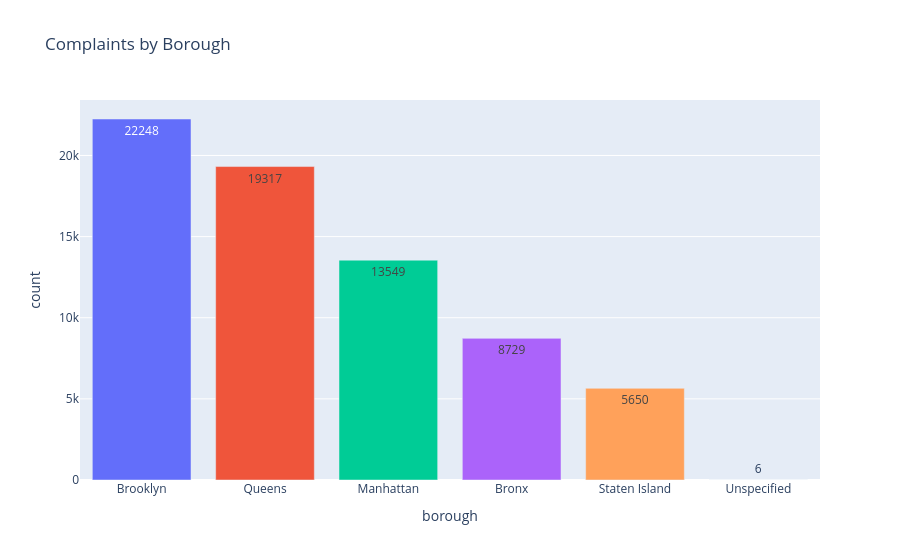

The notebook cell saved with this chart:
### Markdown cell above
**Insight:** Sanitation (16,096) and Water (15,331) are the two largest categories, followed by Roads and Environment. Electricity is the smallest module (5,166) — this is expected, since NYC 311 does not route power outages through a dedicated agency; most electrical complaints are captured indirectly through DOT streetlight reports. This imbalance should be considered when training classification models in Phase 6.

### Code cell
borough_counts = df['borough'].value_counts().reset_index()
borough_counts.columns = ['borough', 'count']

fig = px.bar(
    borough_counts,
    x='borough', y='count',
    title='Complaints by Borough',
    color='borough',
    text='count'
)
fig.update_layout(showlegend=False)
fig.show()

### Figure 1 — Plotly figure (JSON) as saved in the notebook; plotly's stock layout.template omitted (floating-point values rounded to 4 significant figures)
{"data": [{"hovertemplate": "borough=%{x}<br>count=%{text}<extra></extra>", "legendgroup": "Brooklyn", "marker": {"color": "#636efa", "pattern": {"shape": ""}}, "name": "Brooklyn", "orientation": "v", "showlegend": true, "text": [22250.0], "textposition": "auto", "type": "bar", "x": ["Brooklyn"], "xaxis": "x", "y": [22248], "yaxis": "y"}, {"hovertemplate": "borough=%{x}<br>count=%{text}<extra></extra>", "legendgroup": "Queens", "marker": {"color": "#EF553B", "pattern": {"shape": ""}}, "name": "Queens", "orientation": "v", "showlegend": true, "text": [19320.0], "textposition": "auto", "type": "bar", "x": ["Queens"], "xaxis": "x", "y": [19317], "yaxis": "y"}, {"hovertemplate": "borough=%{x}<br>count=%{text}<extra></extra>", "legendgroup": "Manhattan", "marker": {"color": "#00cc96", "pattern": {"shape": ""}}, "name": "Manhattan", "orientation": "v", "showlegend": true, "text": [13550.0], "textposition": "auto", "type": "bar", "x": ["Manhattan"], "xaxis": "x", "y": [13549], "yaxis": "y"}, {"hovertemplate": "borough=%{x}<br>count=%{text}<extra></extra>", "legendgroup": "Bronx", "marker": {"color": "#ab63fa", "pattern": {"shape": ""}}, "name": "Bronx", "orientation": "v", "showlegend": true, "text": [8729.0], "textposition": "auto", "type": "bar", "x": ["Bronx"], "xaxis": "x", "y": [8729], "yaxis": "y"}, {"hovertemplate": "borough=%{x}<br>count=%{text}<extra></extra>", "legendgroup": "Staten Island", "marker": {"color": "#FFA15A", "pattern": {"shape": ""}}, "name": "Staten Island", "orientation": "v", "showlegend": true, "text": [5650.0], "textposition": "auto", "type": "bar", "x": ["Staten Island"], "xaxis": "x", "y": [5650], "yaxis": "y"}, {"hovertemplate": "borough=%{x}<br>count=%{text}<extra></extra>", "legendgroup": "Unspecified", "marker": {"color": "#19d3f3", "pattern": {"shape": ""}}, "name": "Unspecified", "orientation": "v", "showlegend": true, "text": [6.0], "textposition": "auto", "type": "bar", "x": ["Unspecified"], "xaxis": "x", "y": [6], "yaxis": "y"}], "layout": {"barmode": "relative", "legend": {"title": {"text": "borough"}, "tracegroupgap": 0}, "showlegend": false, "title": {"text": "Complaints by Borough"}, "xaxis": {"anchor": "y", "categoryarray": ["Brooklyn", "Queens", "Manhattan", "Bronx", "Staten Island", "Unspecified"], "categoryorder": "array", "domain": [0, 1], "title": {"text": "borough"}}, "yaxis": {"anchor": "x", "domain": [0, 1], "title": {"text": "count"}}}}
